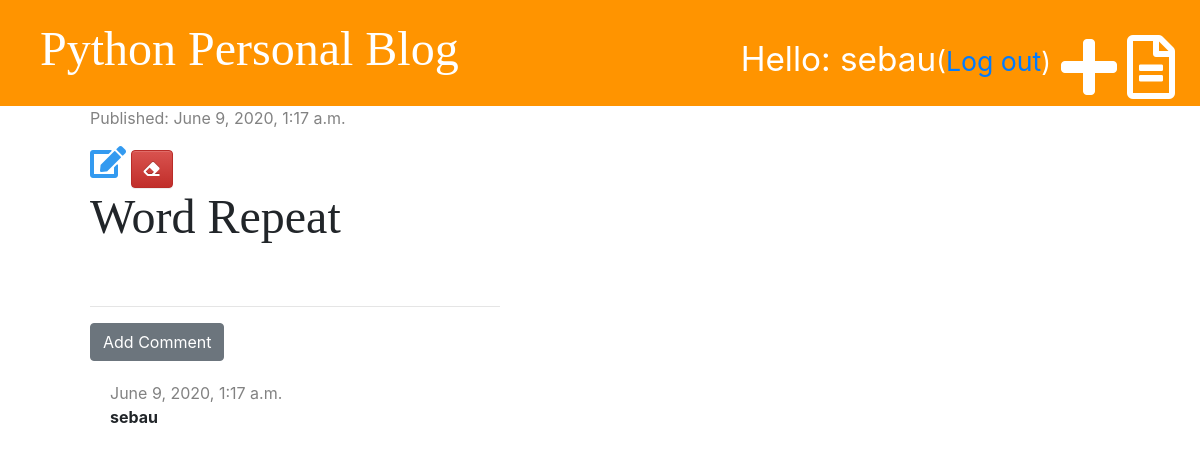
Page /post/10/ (signed in) on the earlier database version.
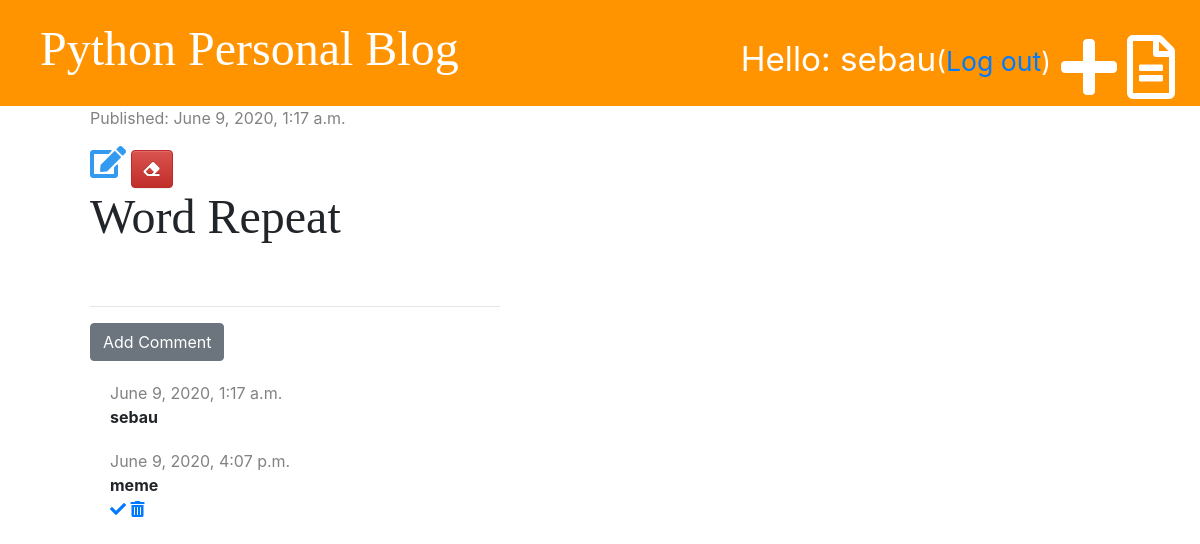
Same page on the later database version.
### blog/models.py (models this page shows, shortened)
class Comment(models.Model):
    post = models.ForeignKey('blog.Post', on_delete=models.CASCADE, related_name='comments')
    author = models.CharField(max_length=200)
    text = models.TextField()
    created_date = models.DateTimeField(default=timezone.now)
    approved = models.BooleanField(default=False)

### blog/views.py (the view)
# urls.py: path('post/<int:pk>/', views.post_detail, name='post_detail'),
def post_detail(request, pk):
    post = get_object_or_404(Post, pk=pk)
    return render(request, 'blog/post_detail.html', {'post': post})

### blog/templatetags/markdownify.py (called while the page is built)
@register.filter
def markdown(value):
    renderer = HighlightRenderer()
    markdown = mistune.Markdown(renderer=renderer)
    return markdown(value)

### blog/templates/blog/post_detail.html (shortened to what this page needs)
{% extends 'blog/base.html' %}
{% load markdownify %}
{% block content %}
<div class="post">
  {% if post.published_date %}
  <div class="date">
    <p>Published: {{post.published_date}}</p>
  </div>
  {% else %}
  <a href="{% url 'post_publish' pk=post.pk %}" class="btn btn-primary">Publish</a>
  {% endif %}
  {% if user.is_authenticated %}
  <a href="{% url 'post_edit' pk=post.pk %}"><i class="fas fa-edit fa-2x" style="color: #339af0;"></i></a>
  {% endif %}
  <a href="{% url 'post_delete' pk=post.pk %}" class="btn btn-danger"
    onclick="return confirm('Are you sure you want to delete this post?')">
      <i class="fas fa-eraser"></i>
  </a>
  <div>
    <h1>{{post.title}}</h1>
  </div>
</div>
<hr>
<a href="{% url 'add_comment_to_post' pk=post.pk %}" class="btn btn-secondary">Add Comment</a>
{% for comment in post.comments.all %}
  {% if user.is_authenticated or comment.approved %}
    <div class="comment">
      <div class="date">{{comment.created_date}}</div>
      <strong>{{comment.author}}</strong>
      <p>
        {% if not comment.approved and user.is_superuser %}
        <a href="{% url 'comment_approve' pk=comment.pk %}"><i class="fas fa-check"></i></a>
        <a href="{% url 'comment_remove' pk=comment.pk %}"><i class="fas fa-trash-alt"></i></a>
        {% endif %}
        {{comment.text | markdown | safe }}</p>
    </div>
  {% endif %}
{% empty %}
<p>No comments yet...</p>
{% endfor %}
{% endblock %}

Differences in the rows shown:
added Comment: created_date "June 9, 2020, 4:07 p.m.", author "meme", approved False (drawn)
